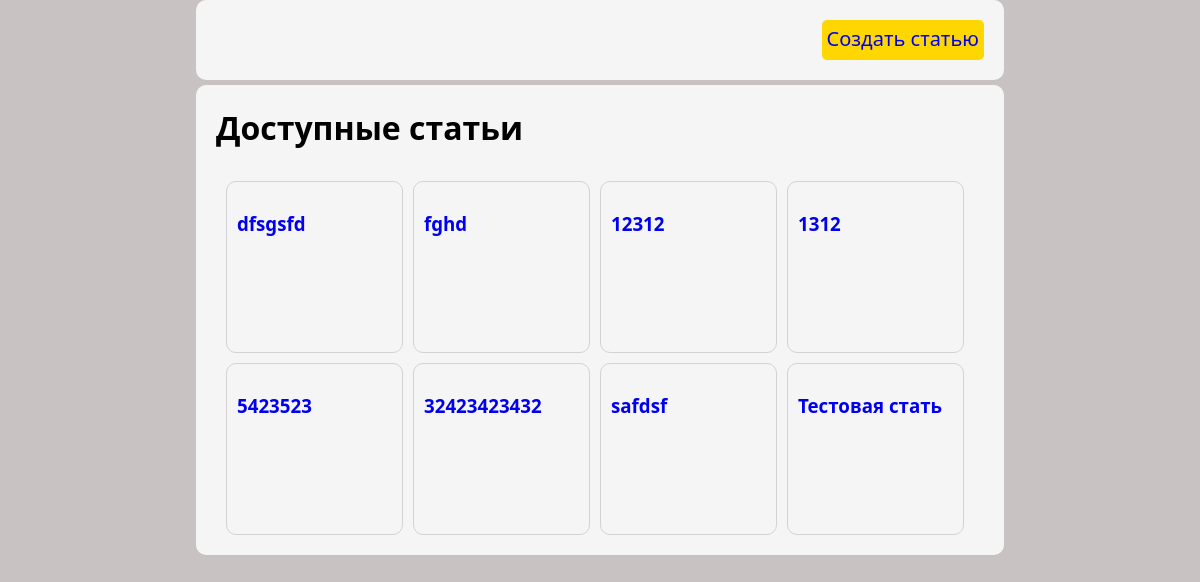
The page /index on the database as committed earlier.
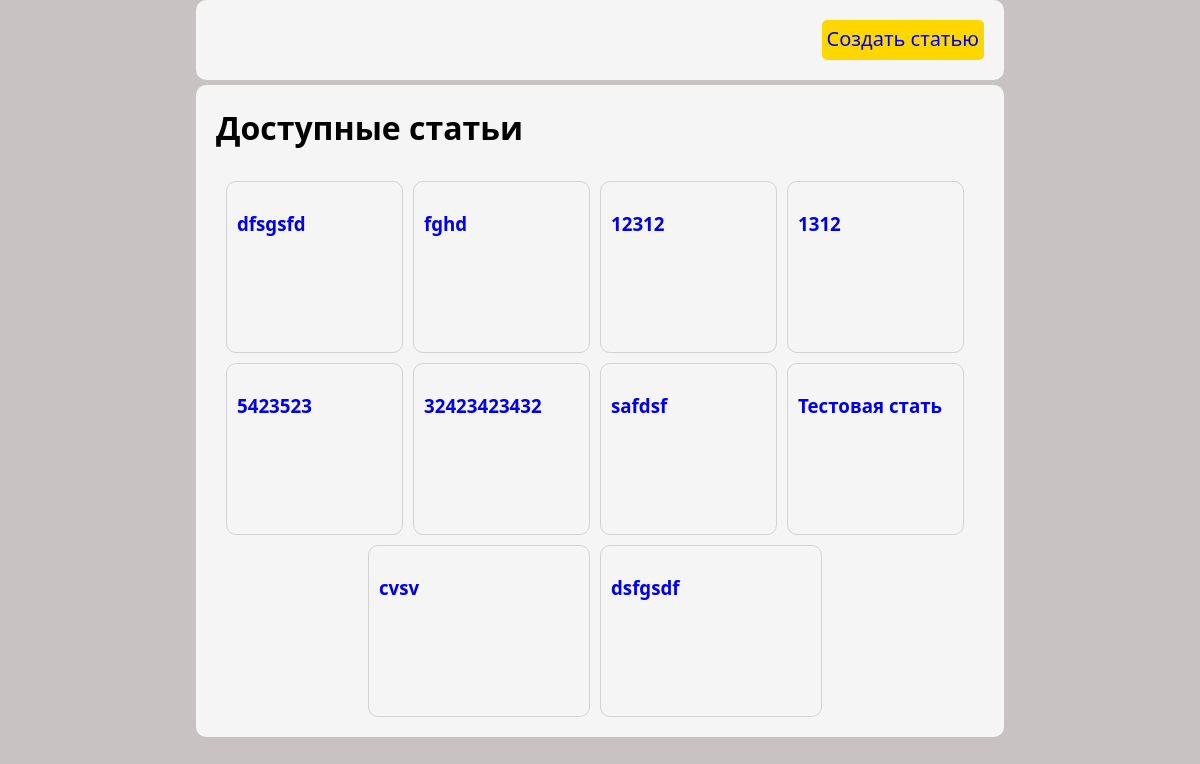
The same page on the database as committed later.
### tables this page shows
CREATE TABLE articles (
            id INTEGER PRIMARY KEY AUTOINCREMENT,
            title TEXT NOT NULL,
            content TEXT NOT NULL,
            filename TEXT
        );

### app.py (the view)
@app.route("/")
@app.route("/index")
def index():
    articles = Database.get_all_articles()
    count_in_group = 4
    groups = []
    for i in range(0, len(articles), count_in_group): # 0, 4, 8, 12, ...
        groups.append(articles[i:i+count_in_group]) # [0:4], [4:8], [8:12], ...
    return render_template("index.html", groups=groups)

### database.py (called while the page is built)
    @staticmethod
    def fetchall(sql_code: str, params: tuple = ()):
        conn = sqlite3.connect(Database.db_path)
        cursor = conn.cursor()
        cursor.execute(sql_code, params)
        return cursor.fetchall()

    @staticmethod
    def get_all_articles():
        articles = []
        for (id, title, content, image) in Database.fetchall(
                "SELECT * FROM articles"):
            articles.append(
                Article(
                    title=title,
                    content=content,
                    image=image,
                    id=id
                )
            )
        return articles

### templates/index.html (shortened to what this page needs)
<!DOCTYPE html>
<html lang="en">
<head>
    <link rel="stylesheet" href="{{ url_for('static', filename='css/style.css') }}">
    <link rel="stylesheet" href="{{ url_for('static', filename='css/article_table.css') }}">
</head>
<body>
    <div class="main">
        <div class="header">
            <a
                class="create_btn"
                href="{{ url_for('create_article') }}"
            >Создать статью</a>
        </div>
        <div class="article_list">
            <h1>Доступные статьи</h1>
            <div class="article_table">
                {% for article_group in groups %}
                <div class="article_table_row">
                    {% for article in article_group %}
                    <a
                        class="article_card"
                        href="{{ url_for('get_article', title=article.title) }}">
                        <h3>{{ article.title }}</h3>
                    </a>
                    {% endfor %}
                </div>
                {% endfor %}
            </div>
        </div>
    </div>
</body>
</html>

Rows that differ between the two databases and show on the page:
added articles: title "cvsv"
added articles: title "dsfgsdf"
